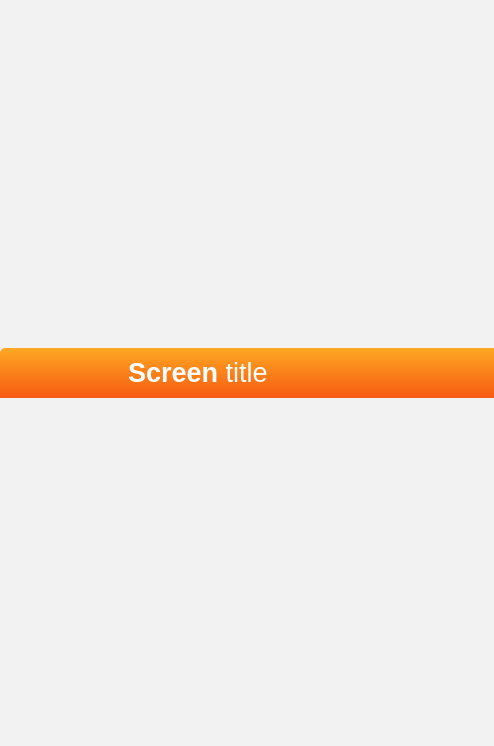
<?xml version="1.0" encoding="UTF-8"?>
<ui version="4.0">
 <class>MainScreen</class>
 <widget class="QMainWindow" name="MainScreen">
  <property name="geometry">
   <rect>
    <x>0</x>
    <y>0</y>
    <width>494</width>
    <height>746</height>
   </rect>
  </property>
  <property name="windowTitle">
   <string>MainScreen</string>
  </property>
  <property name="styleSheet">
   <string notr="true">#centralWidget {
	background-color: rgb(242,242,242);
}
</string>
  </property>
  <widget class="QWidget" name="centralWidget">
   <layout class="QGridLayout" name="gridLayout">
    <property name="leftMargin">
     <number>0</number>
    </property>
    <property name="topMargin">
     <number>0</number>
    </property>
    <property name="rightMargin">
     <number>0</number>
    </property>
    <property name="bottomMargin">
     <number>0</number>
    </property>
    <property name="spacing">
     <number>0</number>
    </property>
    <item row="0" column="0">
     <widget class="QWidget" name="horizontalWidget" native="true">
      <property name="maximumSize">
       <size>
        <width>16777215</width>
        <height>50</height>
       </size>
      </property>
      <property name="styleSheet">
       <string notr="true"/>
      </property>
      <layout class="QHBoxLayout" name="horizontalLayout">
       <property name="spacing">
        <number>0</number>
       </property>
       <property name="leftMargin">
        <number>0</number>
       </property>
       <property name="topMargin">
        <number>0</number>
       </property>
       <property name="rightMargin">
        <number>0</number>
       </property>
       <property name="bottomMargin">
        <number>0</number>
       </property>
       <item>
        <widget class="QPushButton" name="menuButton">
         <property name="maximumSize">
          <size>
           <width>128</width>
           <height>50</height>
          </size>
         </property>
         <property name="styleSheet">
          <string notr="true">	background: rgb(235,137,26);
border-bottom : 0px;
background-color: qlineargradient(spread:pad, x1:1, y1:1, x2:1, y2:0, stop:0 rgba(246,91,18, 255), stop:1 rgba(254,167,35, 255));
	border-top-left-radius: 5px;
</string>
         </property>
         <property name="text">
          <string/>
         </property>
         <property name="icon">
          <iconset resource="ressources.qrc">
           <normaloff>:/images/flat_menu.png</normaloff>:/images/flat_menu.png</iconset>
         </property>
         <property name="iconSize">
          <size>
           <width>16</width>
           <height>16</height>
          </size>
         </property>
        </widget>
       </item>
       <item>
        <widget class="QLabel" name="screenTitleLabel">
         <property name="maximumSize">
          <size>
           <width>16777215</width>
           <height>16777215</height>
          </size>
         </property>
         <property name="styleSheet">
          <string notr="true">background-color: qlineargradient(spread:pad, x1:1, y1:1, x2:1, y2:0, stop:0 rgba(246,91,18, 255), stop:1 rgba(254,167,35, 255));

</string>
         </property>
         <property name="text">
          <string>&lt;html&gt;&lt;head/&gt;&lt;body&gt;&lt;p&gt;&lt;span style=&quot; font-size:20pt; font-weight:600; color:#ffffff;&quot;&gt;Screen&lt;/span&gt;&lt;span style=&quot; font-size:20pt; color:#ffffff;&quot;&gt; title&lt;/span&gt;&lt;/p&gt;&lt;/body&gt;&lt;/html&gt;</string>
         </property>
        </widget>
       </item>
      </layout>
     </widget>
    </item>
    <item row="1" column="0">
     <layout class="QGridLayout" name="contentLayout">
      <property name="spacing">
       <number>0</number>
      </property>
     </layout>
    </item>
   </layout>
  </widget>
 </widget>
 <layoutdefault spacing="6" margin="11"/>
 <resources>
  <include location="ressources.qrc"/>
 </resources>
 <connections/>
</ui>
